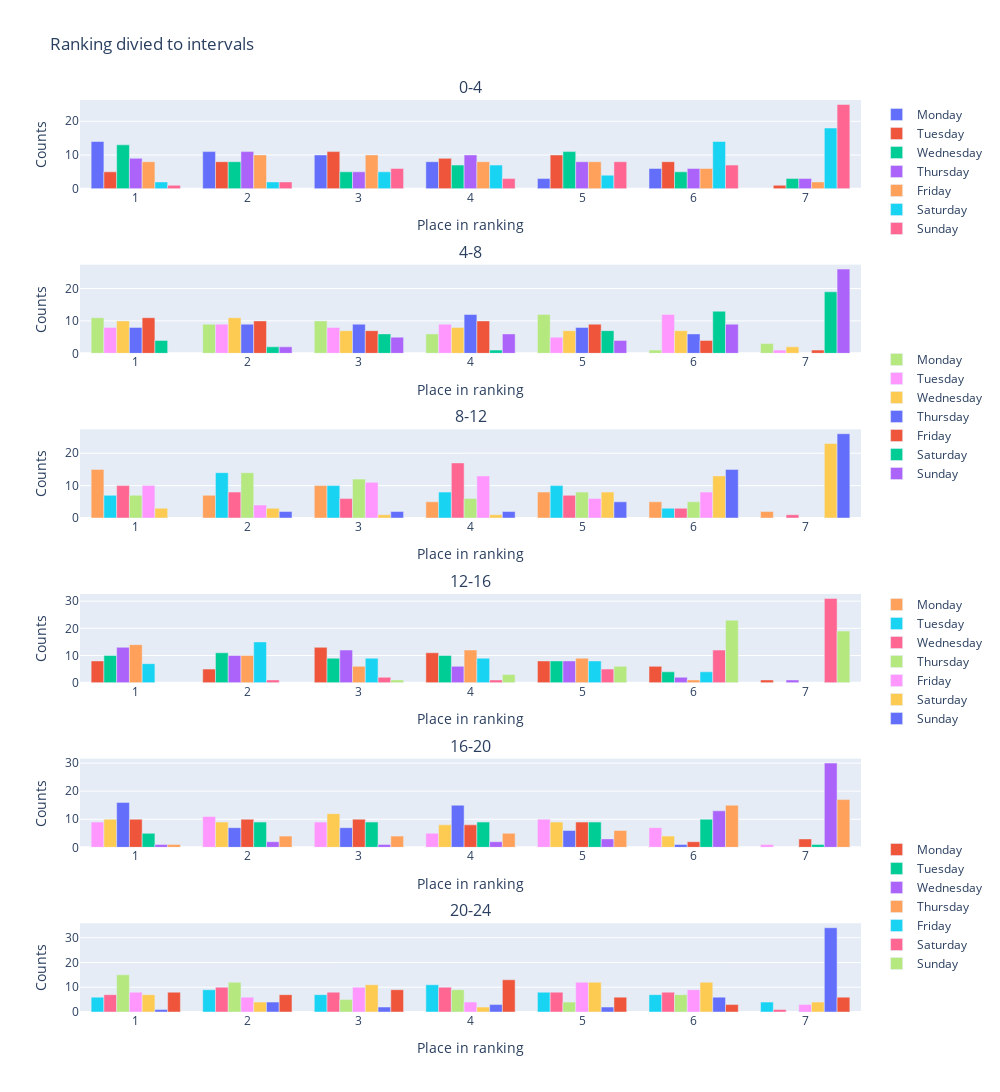

The notebook cell this image was saved under:
### Markdown cell above
### Ranking Visualization

### Code cell
fig = make_subplots(rows=len(rankings), cols=1, subplot_titles=list(rankings.keys()), horizontal_spacing=0.8, row_heights=[0.9]*len(rankings))
for i, (key, df) in enumerate(rankings.items(), start=1):
    # Add a subplot for each DataFrame
    for name in df.columns:
        fig.add_trace(
            go.Bar(name=name, x=df.index, y=df[name], legendgroup=key),
            row=i,
            col=1
        )


fig.update_layout(
    height=1550,
    width=1000,
    title="Ranking divied to intervals",
    barmode='group',
    legend_tracegroupgap=112
)

fig.update_xaxes(title_text='Place in ranking')
fig.update_yaxes(title_text='Counts')

### Figure 1 — Plotly figure (JSON) as saved in the notebook; plotly's stock layout.template omitted (floating-point values rounded to 4 significant figures)
{"data": [{"legendgroup": "0-4", "name": "Monday", "type": "bar", "x": [1, 2, 3, 4, 5, 6, 7], "xaxis": "x", "y": [14, 11, 10, 8, 3, 6, null], "yaxis": "y"}, {"legendgroup": "0-4", "name": "Tuesday", "type": "bar", "x": [1, 2, 3, 4, 5, 6, 7], "xaxis": "x", "y": [5, 8, 11, 9, 10, 8, 1], "yaxis": "y"}, {"legendgroup": "0-4", "name": "Wednesday", "type": "bar", "x": [1, 2, 3, 4, 5, 6, 7], "xaxis": "x", "y": [13, 8, 5, 7, 11, 5, 3], "yaxis": "y"}, {"legendgroup": "0-4", "name": "Thursday", "type": "bar", "x": [1, 2, 3, 4, 5, 6, 7], "xaxis": "x", "y": [9, 11, 5, 10, 8, 6, 3], "yaxis": "y"}, {"legendgroup": "0-4", "name": "Friday", "type": "bar", "x": [1, 2, 3, 4, 5, 6, 7], "xaxis": "x", "y": [8, 10, 10, 8, 8, 6, 2], "yaxis": "y"}, {"legendgroup": "0-4", "name": "Saturday", "type": "bar", "x": [1, 2, 3, 4, 5, 6, 7], "xaxis": "x", "y": [2, 2, 5, 7, 4, 14, 18], "yaxis": "y"}, {"legendgroup": "0-4", "name": "Sunday", "type": "bar", "x": [1, 2, 3, 4, 5, 6, 7], "xaxis": "x", "y": [1, 2, 6, 3, 8, 7, 25], "yaxis": "y"}, {"legendgroup": "4-8", "name": "Monday", "type": "bar", "x": [1, 2, 3, 4, 5, 6, 7], "xaxis": "x2", "y": [11, 9, 10, 6, 12, 1, 3], "yaxis": "y2"}, {"legendgroup": "4-8", "name": "Tuesday", "type": "bar", "x": [1, 2, 3, 4, 5, 6, 7], "xaxis": "x2", "y": [8, 9, 8, 9, 5, 12, 1], "yaxis": "y2"}, {"legendgroup": "4-8", "name": "Wednesday", "type": "bar", "x": [1, 2, 3, 4, 5, 6, 7], "xaxis": "x2", "y": [10, 11, 7, 8, 7, 7, 2], "yaxis": "y2"}, {"legendgroup": "4-8", "name": "Thursday", "type": "bar", "x": [1, 2, 3, 4, 5, 6, 7], "xaxis": "x2", "y": [8, 9, 9, 12, 8, 6, null], "yaxis": "y2"}, {"legendgroup": "4-8", "name": "Friday", "type": "bar", "x": [1, 2, 3, 4, 5, 6, 7], "xaxis": "x2", "y": [11, 10, 7, 10, 9, 4, 1], "yaxis": "y2"}, {"legendgroup": "4-8", "name": "Saturday", "type": "bar", "x": [1, 2, 3, 4, 5, 6, 7], "xaxis": "x2", "y": [4, 2, 6, 1, 7, 13, 19], "yaxis": "y2"}, {"legendgroup": "4-8", "name": "Sunday", "type": "bar", "x": [1, 2, 3, 4, 5, 6, 7], "xaxis": "x2", "y": [null, 2, 5, 6, 4, 9, 26], "yaxis": "y2"}, {"legendgroup": "8-12", "name": "Monday", "type": "bar", "x": [1, 2, 3, 4, 5, 6, 7], "xaxis": "x3", "y": [15, 7, 10, 5, 8, 5, 2], "yaxis": "y3"}, {"legendgroup": "8-12", "name": "Tuesday", "type": "bar", "x": [1, 2, 3, 4, 5, 6, 7], "xaxis": "x3", "y": [7, 14, 10, 8, 10, 3, null], "yaxis": "y3"}, {"legendgroup": "8-12", "name": "Wednesday", "type": "bar", "x": [1, 2, 3, 4, 5, 6, 7], "xaxis": "x3", "y": [10, 8, 6, 17, 7, 3, 1], "yaxis": "y3"}, {"legendgroup": "8-12", "name": "Thursday", "type": "bar", "x": [1, 2, 3, 4, 5, 6, 7], "xaxis": "x3", "y": [7, 14, 12, 6, 8, 5, null], "yaxis": "y3"}, {"legendgroup": "8-12", "name": "Friday", "type": "bar", "x": [1, 2, 3, 4, 5, 6, 7], "xaxis": "x3", "y": [10, 4, 11, 13, 6, 8, null], "yaxis": "y3"}, {"legendgroup": "8-12", "name": "Saturday", "type": "bar", "x": [1, 2, 3, 4, 5, 6, 7], "xaxis": "x3", "y": [3, 3, 1, 1, 8, 13, 23], "yaxis": "y3"}, {"legendgroup": "8-12", "name": "Sunday", "type": "bar", "x": [1, 2, 3, 4, 5, 6, 7], "xaxis": "x3", "y": [null, 2, 2, 2, 5, 15, 26], "yaxis": "y3"}, {"legendgroup": "12-16", "name": "Monday", "type": "bar", "x": [1, 2, 3, 4, 5, 6, 7], "xaxis": "x4", "y": [8, 5, 13, 11, 8, 6, 1], "yaxis": "y4"}, {"legendgroup": "12-16", "name": "Tuesday", "type": "bar", "x": [1, 2, 3, 4, 5, 6, 7], "xaxis": "x4", "y": [10, 11, 9, 10, 8, 4, null], "yaxis": "y4"}, {"legendgroup": "12-16", "name": "Wednesday", "type": "bar", "x": [1, 2, 3, 4, 5, 6, 7], "xaxis": "x4", "y": [13, 10, 12, 6, 8, 2, 1], "yaxis": "y4"}, {"legendgroup": "12-16", "name": "Thursday", "type": "bar", "x": [1, 2, 3, 4, 5, 6, 7], "xaxis": "x4", "y": [14, 10, 6, 12, 9, 1, null], "yaxis": "y4"}, {"legendgroup": "12-16", "name": "Friday", "type": "bar", "x": [1, 2, 3, 4, 5, 6, 7], "xaxis": "x4", "y": [7, 15, 9, 9, 8, 4, null], "yaxis": "y4"}, {"legendgroup": "12-16", "name": "Saturday", "type": "bar", "x": [1, 2, 3, 4, 5, 6, 7], "xaxis": "x4", "y": [null, 1, 2, 1, 5, 12, 31], "yaxis": "y4"}, {"legendgroup": "12-16", "name": "Sunday", "type": "bar", "x": [1, 2, 3, 4, 5, 6, 7], "xaxis": "x4", "y": [null, null, 1, 3, 6, 23, 19], "yaxis": "y4"}, {"legendgroup": "16-20", "name": "Monday", "type": "bar", "x": [1, 2, 3, 4, 5, 6, 7], "xaxis": "x5", "y": [9, 11, 9, 5, 10, 7, 1], "yaxis": "y5"}, {"legendgroup": "16-20", "name": "Tuesday", "type": "bar", "x": [1, 2, 3, 4, 5, 6, 7], "xaxis": "x5", "y": [10, 9, 12, 8, 9, 4, null], "yaxis": "y5"}, {"legendgroup": "16-20", "name": "Wednesday", "type": "bar", "x": [1, 2, 3, 4, 5, 6, 7], "xaxis": "x5", "y": [16, 7, 7, 15, 6, 1, null], "yaxis": "y5"}, {"legendgroup": "16-20", "name": "Thursday", "type": "bar", "x": [1, 2, 3, 4, 5, 6, 7], "xaxis": "x5", "y": [10, 10, 10, 8, 9, 2, 3], "yaxis": "y5"}, {"legendgroup": "16-20", "name": "Friday", "type": "bar", "x": [1, 2, 3, 4, 5, 6, 7], "xaxis": "x5", "y": [5, 9, 9, 9, 9, 10, 1], "yaxis": "y5"}, {"legendgroup": "16-20", "name": "Saturday", "type": "bar", "x": [1, 2, 3, 4, 5, 6, 7], "xaxis": "x5", "y": [1, 2, 1, 2, 3, 13, 30], "yaxis": "y5"}, {"legendgroup": "16-20", "name": "Sunday", "type": "bar", "x": [1, 2, 3, 4, 5, 6, 7], "xaxis": "x5", "y": [1, 4, 4, 5, 6, 15, 17], "yaxis": "y5"}, {"legendgroup": "20-24", "name": "Monday", "type": "bar", "x": [1, 2, 3, 4, 5, 6, 7], "xaxis": "x6", "y": [6, 9, 7, 11, 8, 7, 4], "yaxis": "y6"}, {"legendgroup": "20-24", "name": "Tuesday", "type": "bar", "x": [1, 2, 3, 4, 5, 6, 7], "xaxis": "x6", "y": [7, 10, 8, 10, 8, 8, 1], "yaxis": "y6"}, {"legendgroup": "20-24", "name": "Wednesday", "type": "bar", "x": [1, 2, 3, 4, 5, 6, 7], "xaxis": "x6", "y": [15, 12, 5, 9, 4, 7, null], "yaxis": "y6"}, {"legendgroup": "20-24", "name": "Thursday", "type": "bar", "x": [1, 2, 3, 4, 5, 6, 7], "xaxis": "x6", "y": [8, 6, 10, 4, 12, 9, 3], "yaxis": "y6"}, {"legendgroup": "20-24", "name": "Friday", "type": "bar", "x": [1, 2, 3, 4, 5, 6, 7], "xaxis": "x6", "y": [7, 4, 11, 2, 12, 12, 4], "yaxis": "y6"}, {"legendgroup": "20-24", "name": "Saturday", "type": "bar", "x": [1, 2, 3, 4, 5, 6, 7], "xaxis": "x6", "y": [1, 4, 2, 3, 2, 6, 34], "yaxis": "y6"}, {"legendgroup": "20-24", "name": "Sunday", "type": "bar", "x": [1, 2, 3, 4, 5, 6, 7], "xaxis": "x6", "y": [8, 7, 9, 13, 6, 3, 6], "yaxis": "y6"}], "layout": {"annotations": [{"font": {"size": 16}, "showarrow": false, "text": "0-4", "x": 0.5, "xanchor": "center", "xref": "paper", "y": 1.0, "yanchor": "bottom", "yref": "paper"}, {"font": {"size": 16}, "showarrow": false, "text": "4-8", "x": 0.5, "xanchor": "center", "xref": "paper", "y": 0.8194, "yanchor": "bottom", "yref": "paper"}, {"font": {"size": 16}, "showarrow": false, "text": "8-12", "x": 0.5, "xanchor": "center", "xref": "paper", "y": 0.6389, "yanchor": "bottom", "yref": "paper"}, {"font": {"size": 16}, "showarrow": false, "text": "12-16", "x": 0.5, "xanchor": "center", "xref": "paper", "y": 0.4583, "yanchor": "bottom", "yref": "paper"}, {"font": {"size": 16}, "showarrow": false, "text": "16-20", "x": 0.5, "xanchor": "center", "xref": "paper", "y": 0.2778, "yanchor": "bottom", "yref": "paper"}, {"font": {"size": 16}, "showarrow": false, "text": "20-24", "x": 0.5, "xanchor": "center", "xref": "paper", "y": 0.09722, "yanchor": "bottom", "yref": "paper"}], "barmode": "group", "height": 1550, "legend": {"tracegroupgap": 112}, "title": {"text": "Ranking divied to intervals"}, "width": 1000, "xaxis": {"anchor": "y", "autorange": true, "domain": [0, 1], "range": [0.5, 7.5], "title": {"text": "Place in ranking"}, "type": "linear"}, "xaxis2": {"anchor": "y2", "autorange": true, "domain": [0, 1], "range": [0.5, 7.5], "title": {"text": "Place in ranking"}, "type": "linear"}, "xaxis3": {"anchor": "y3", "autorange": true, "domain": [0, 1], "range": [0.5, 7.5], "title": {"text": "Place in ranking"}, "type": "linear"}, "xaxis4": {"anchor": "y4", "autorange": true, "domain": [0, 1], "range": [0.5, 7.5], "title": {"text": "Place in ranking"}, "type": "linear"}, "xaxis5": {"anchor": "y5", "autorange": true, "domain": [0, 1], "range": [0.5, 7.5], "title": {"text": "Place in ranking"}, "type": "linear"}, "xaxis6": {"anchor": "y6", "autorange": true, "domain": [0, 1], "range": [0.5, 7.5], "title": {"text": "Place in ranking"}, "type": "linear"}, "yaxis": {"anchor": "x", "autorange": true, "domain": [0.9028, 1.0], "range": [0, 26.32], "title": {"text": "Counts"}, "type": "linear"}, "yaxis2": {"anchor": "x2", "autorange": true, "domain": [0.7222, 0.8194], "range": [0, 27.37], "title": {"text": "Counts"}, "type": "linear"}, "yaxis3": {"anchor": "x3", "autorange": true, "domain": [0.5417, 0.6389], "range": [0, 27.37], "title": {"text": "Counts"}, "type": "linear"}, "yaxis4": {"anchor": "x4", "autorange": true, "domain": [0.3611, 0.4583], "range": [0, 32.63], "title": {"text": "Counts"}, "type": "linear"}, "yaxis5": {"anchor": "x5", "autorange": true, "domain": [0.1806, 0.2778], "range": [0, 31.58], "title": {"text": "Counts"}, "type": "linear"}, "yaxis6": {"anchor": "x6", "autorange": true, "domain": [0, 0.09722], "range": [0, 35.79], "title": {"text": "Counts"}, "type": "linear"}}}
